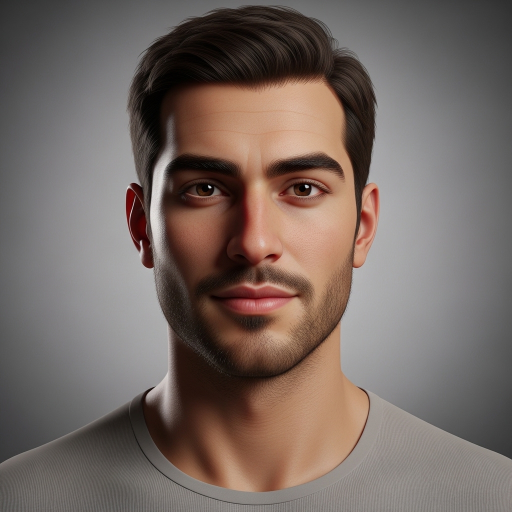
#> input picture src/assets/Sahan.jpg, 1024 x 1024 px (shown at 1/2 size)
$ python optimize_site_images.py
#> lines starting #> are read from the running program, lines starting #| are printed output that depends on the picture
from __future__ import annotations

from dataclasses import dataclass
from pathlib import Path

from PIL import Image


ROOT = Path(__file__).resolve().parents[1]
PUBLIC_DIR = ROOT / "public"
IMAGE_SUFFIXES = {".png", ".jpg", ".jpeg"}


@dataclass(frozen=True)
class Job:
    source: Path
    target: Path
    max_width: int
    quality: int


EXPLICIT_JOBS = [
    Job(ROOT / "src/assets/Sahan.jpg", PUBLIC_DIR / "team/sahan.webp", 520, 80),
    Job(ROOT / "src/assets/Vinura.jpg", PUBLIC_DIR / "team/vinura.webp", 520, 80),
]


def optimize(job: Job) -> tuple[int, int]:
    job.target.parent.mkdir(parents=True, exist_ok=True)

    with Image.open(job.source) as image:
#> image is the input picture: PIL image 1024x1024 RGB; mean R, G, B 117.8, 104.9, 99
        image = image.convert("RGBA") if "A" in image.getbands() else image.convert("RGB")
        if image.width > job.max_width:
            new_height = round(image.height * (job.max_width / image.width))
#> new_height = 520
            image = image.resize((job.max_width, new_height), Image.Resampling.LANCZOS)
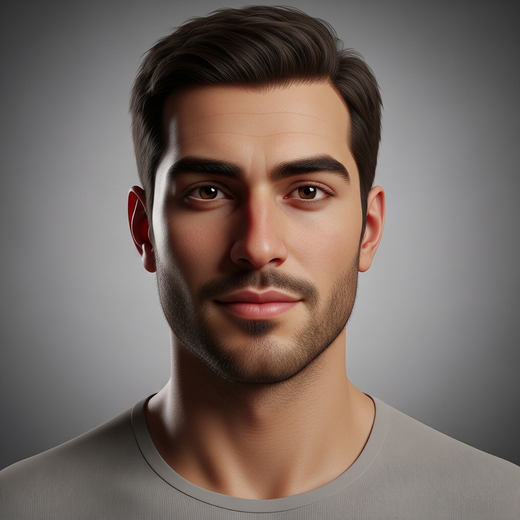
#> image: PIL image 520x520 RGB; mean R, G, B 117.8, 104.9, 99

        image.save(
            job.target,
            format="WEBP",
            quality=job.quality,
            method=6,
            optimize=True,
        )

    return job.source.stat().st_size, job.target.stat().st_size


def public_image_jobs() -> list[Job]:
    jobs: list[Job] = []

    for source in sorted(PUBLIC_DIR.rglob("*")):
        if not source.is_file() or source.suffix.lower() not in IMAGE_SUFFIXES:
            continue

        target = source.with_suffix(".webp")
        if target.exists() and target.stat().st_mtime >= source.stat().st_mtime:
            continue

        max_width = 1800
        quality = 82

        if "blog" in source.parts:
            max_width = 1200
            quality = 78
        elif "whatsapp" in source.parts:
            max_width = 1600
        elif "team" in source.parts:
            max_width = 520
        elif "process" in source.parts:
            max_width = 1600
        elif "home" in source.parts:
            max_width = 1400
        elif "portfolio_thumbs" in source.parts:
            max_width = 1400
            quality = 80
        elif "services" in source.parts:
            max_width = 1800

        jobs.append(Job(source, target, max_width, quality))

    return jobs


def main() -> None:
    jobs = EXPLICIT_JOBS + public_image_jobs()
    seen_targets: set[Path] = set()

    for job in jobs:
        if job.target in seen_targets:
            continue
        seen_targets.add(job.target)

        before, after = optimize(job)
        savings = before - after
        percent = (savings / before) * 100 if before else 0
        print(f"{job.target.relative_to(ROOT)}: {before} -> {after} ({percent:.1f}% smaller)")
#> pass 2 of the loop in main, `for job in jobs:`:
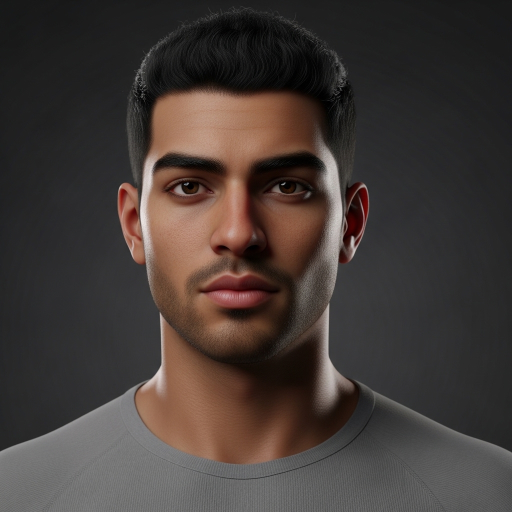
#> input picture src/assets/Vinura.jpg, 1024 x 1024 px (shown at 1/2 size)
#> in optimize, image is the input picture: PIL image 1024x1024 RGB; mean R, G, B 67.2, 58.5, 54.9
#> in optimize (call 2), `image = image.resize((job.max_width, new_height), Image.Resampling.LAN..`:
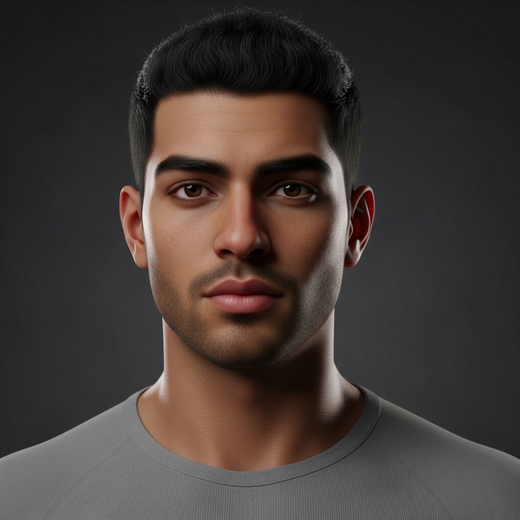
#> image: PIL image 520x520 RGB; mean R, G, B 67.2, 58.5, 54.9


if __name__ == "__main__":
    main()
